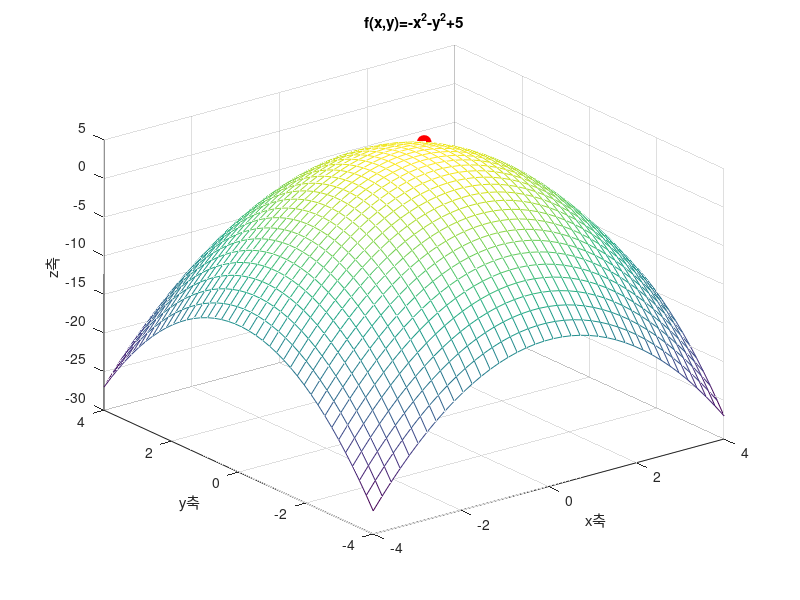

Write MATLAB code to recreate this figure.
clear; close all; clc;

%%f(x,y) = -x^2 - y^2 + 5 곡면 출력

len_x=40;
len_y=40;

x=linspace(-4,4,len_x);
y=linspace(-4,4,len_y);
Gr=zeros(len_x,len_y); %x,y 크기만큼 0 행렬 생성 (100x100)

for x_index=1:len_x   %1~100
    for y_index=1:len_y   %1~100
        Gr(x_index,y_index)=-x(x_index)^2-y(y_index)^2+5;  %(x^2+y^2)형태의 그래프 
        % x의 x_index 번째 원소 가져와 제곱 
    end
end


mesh(x,y,Gr)
hold on;  % 기존 그래프 유지

% (0,0,0) 점 추가 (빨간색 원)   %plot3은 단지 plot에 축하나가 추가된 3차원 공간에서의 선 그래프 
plot3(1, 1, 3, 'ro', 'MarkerSize', 10, 'MarkerFaceColor', 'r'); 
%'ro' → 빨간색 원
%'MarkerSize', 10 → 점 크기를 10
%'MarkerFaceColor', 'r' → 점 내부를 빨간색으로 채움

xlabel('x축');
ylabel('y축');
zlabel('z축');
title('f(x,y)=-x^2-y^2+5');


hold off;  % 그래프 수정 완료
